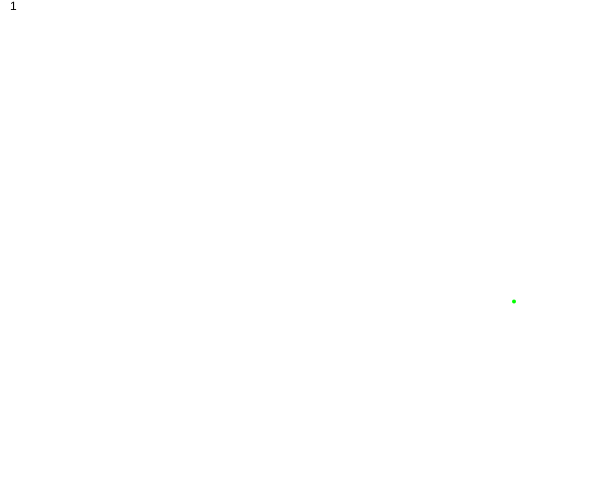
Frame 1 (no input)
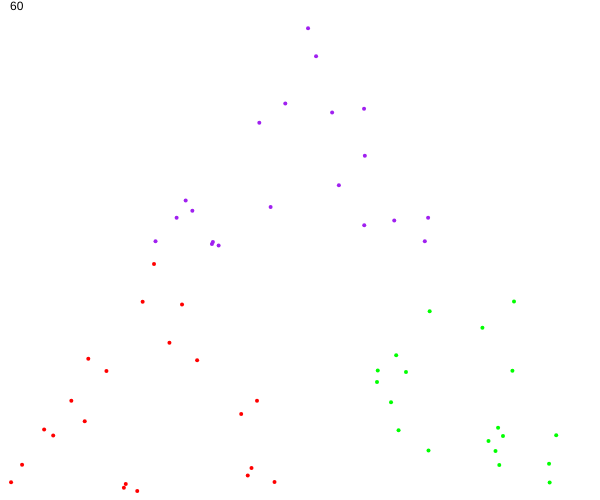
Frame 60 (no input)
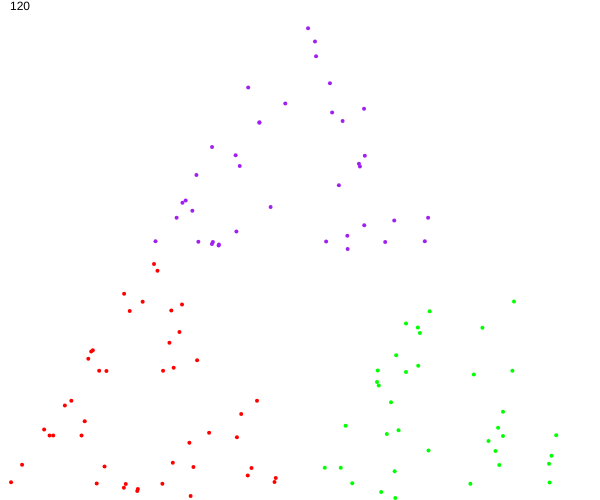
Frame 120 (the mouse pressed at the canvas centre since frame 60)

The p5.js sketch that drew these frames (run headless with seeded random() and noise() and a simulated clock; from frame 60 on, the mouse is pressed at the canvas centre):

// p5.js sketch
// ── sketch.js
let point1,counter=1;

function setup() {
  createCanvas(600, 500);
  point1=createVector(floor(random(width)),floor(random(height)));
  background(255);
}

function draw() {
  stroke(255);
  text(counter,10,10);
  let r=floor(random(3));
  switch(r) {
    case 0:
      point1.x=(point1.x+width/2)/2;
      point1.y=point1.y/2;
      break;
    case 1:
      point1.x=point1.x/2;
      point1.y=(point1.y+height)/2;
      break;
    case 2:
      point1.x=(point1.x+width)/2;
      point1.y=(point1.y+height)/2;
      break;  
  }
  if(point1.y<height/2) {
    stroke(160, 32, 240);
  } else if (point1.x<width/2) {
    if (point1.y>height/2) stroke(255,0,0);
  } else if (point1.x>width/2) {
    if (point1.y>height/2) stroke(0,255,0);
  }
  strokeWeight(4);
  point(point1.x,point1.y);
  counter++;
}
